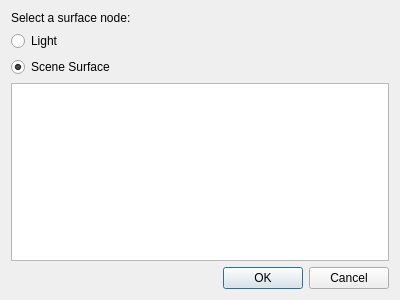
<?xml version="1.0" encoding="UTF-8"?>
<ui version="4.0">
 <class>SelectSurfaceDialog</class>
 <widget class="QDialog" name="SelectSurfaceDialog">
  <property name="geometry">
   <rect>
    <x>0</x>
    <y>0</y>
    <width>400</width>
    <height>300</height>
   </rect>
  </property>
  <property name="windowTitle">
   <string>Select Surface Dialog</string>
  </property>
  <layout class="QVBoxLayout" name="verticalLayout">
   <item>
    <widget class="QLabel" name="label">
     <property name="text">
      <string>Select a surface node:</string>
     </property>
    </widget>
   </item>
   <item>
    <widget class="QRadioButton" name="lightRadio">
     <property name="text">
      <string>Light</string>
     </property>
    </widget>
   </item>
   <item>
    <widget class="QRadioButton" name="sceneRadio">
     <property name="text">
      <string>Scene Surface</string>
     </property>
     <property name="checked">
      <bool>true</bool>
     </property>
    </widget>
   </item>
   <item>
    <widget class="SceneModelView" name="sceneModelView">
     <property name="editTriggers">
      <set>QAbstractItemView::NoEditTriggers</set>
     </property>
     <property name="showDropIndicator" stdset="0">
      <bool>false</bool>
     </property>
    </widget>
   </item>
   <item>
    <widget class="QDialogButtonBox" name="buttonBox">
     <property name="orientation">
      <enum>Qt::Horizontal</enum>
     </property>
     <property name="standardButtons">
      <set>QDialogButtonBox::Cancel|QDialogButtonBox::Ok</set>
     </property>
    </widget>
   </item>
  </layout>
 </widget>
 <customwidgets>
  <customwidget>
   <class>SceneModelView</class>
   <extends>QTreeView</extends>
   <header>gui/SceneModelView.h</header>
  </customwidget>
 </customwidgets>
 <resources/>
 <connections>
  <connection>
   <sender>buttonBox</sender>
   <signal>accepted()</signal>
   <receiver>SelectSurfaceDialog</receiver>
   <slot>accept()</slot>
   <hints>
    <hint type="sourcelabel">
     <x>248</x>
     <y>254</y>
    </hint>
    <hint type="destinationlabel">
     <x>157</x>
     <y>274</y>
    </hint>
   </hints>
  </connection>
  <connection>
   <sender>buttonBox</sender>
   <signal>rejected()</signal>
   <receiver>SelectSurfaceDialog</receiver>
   <slot>reject()</slot>
   <hints>
    <hint type="sourcelabel">
     <x>316</x>
     <y>260</y>
    </hint>
    <hint type="destinationlabel">
     <x>286</x>
     <y>274</y>
    </hint>
   </hints>
  </connection>
  <connection>
   <sender>sceneRadio</sender>
   <signal>toggled(bool)</signal>
   <receiver>sceneModelView</receiver>
   <slot>setEnabled(bool)</slot>
   <hints>
    <hint type="sourcelabel">
     <x>199</x>
     <y>59</y>
    </hint>
    <hint type="destinationlabel">
     <x>199</x>
     <y>167</y>
    </hint>
   </hints>
  </connection>
 </connections>
</ui>
